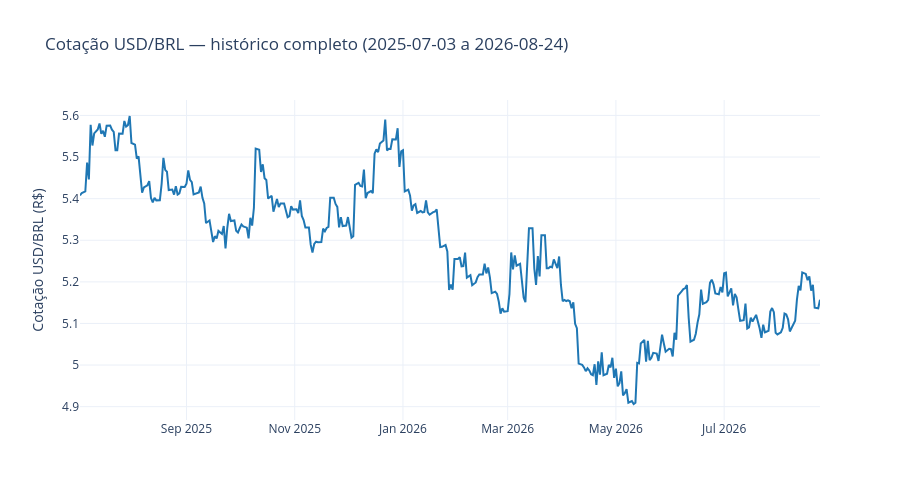

Write notebook code for a chart like this one.
### Markdown cell above
## 11. Histórico completo do dólar (interativo)

Mesma ideia da Seção 10, mas sem recortar pelo período de coleta — usa todas as cotações que existem em `data/cotacao_dolar.csv` (até ~365 dias, dependendo de quando a Seção 2 foi rodada pela última vez). O gráfico aqui é interativo (Plotly): passe o mouse sobre a linha para ver a data e a cotação exata daquele ponto.

### Code cell
if not CSV_DOLAR.exists():
    print("Ainda não há data/cotacao_dolar.csv — rode a célula da Seção 2 com sucesso primeiro.")
else:
    df_dolar_completo = pd.read_csv(CSV_DOLAR, parse_dates=["data"]).sort_values("data")

    inicio, fim = df_dolar_completo["data"].min(), df_dolar_completo["data"].max()
    cotacao_inicial = df_dolar_completo["cotacao_venda"].iloc[0]
    cotacao_final = df_dolar_completo["cotacao_venda"].iloc[-1]
    cotacao_minima = df_dolar_completo["cotacao_venda"].min()
    cotacao_maxima = df_dolar_completo["cotacao_venda"].max()
    variacao_pct = (cotacao_final - cotacao_inicial) / cotacao_inicial * 100

    print(f"Período completo: {inicio.date()} a {fim.date()} ({len(df_dolar_completo)} cotações)")
    print(f"Dólar em {inicio.date()}: R$ {cotacao_inicial:,.4f}")
    print(f"Dólar em {fim.date()}: R$ {cotacao_final:,.4f}")
    print(f"Variação no período completo: {variacao_pct:+.2f}%")
    print(f"Mínima: R$ {cotacao_minima:,.4f}  |  Máxima: R$ {cotacao_maxima:,.4f}")

    fig = go.Figure(
        go.Scatter(
            x=df_dolar_completo["data"],
            y=df_dolar_completo["cotacao_venda"],
            mode="lines",
            line=dict(color="#1f77b4", width=2),
            hovertemplate="%{x|%d/%m/%Y}<br>R$ %{y:.4f}<extra></extra>",
        )
    )
    fig.update_layout(
        title=f"Cotação USD/BRL — histórico completo ({inicio.date()} a {fim.date()})",
        yaxis_title="Cotação USD/BRL (R$)",
        template="plotly_white",
        hovermode="x unified",
        height=500,
    )
    fig.show()

### Figure 1 — Plotly figure (JSON) as saved in the notebook; plotly's stock layout.template omitted (floating-point values rounded to 4 significant figures; data arrays with more than 128 entries replaced by an {"elided": "..."} marker saying what was removed)
{"data": [{"hovertemplate": "%{x|%d/%m/%Y}<br>R$ %{y:.4f}<extra></extra>", "line": {"color": "#1f77b4", "width": 2}, "mode": "lines", "type": "scatter", "x": {"elided": "360 str values"}, "y": {"elided": "360 float values"}}], "layout": {"height": 500, "hovermode": "x unified", "title": {"text": "Cotação USD/BRL — histórico completo (2025-07-03 a 2026-08-24)"}, "yaxis": {"title": {"text": "Cotação USD/BRL (R$)"}}}}
